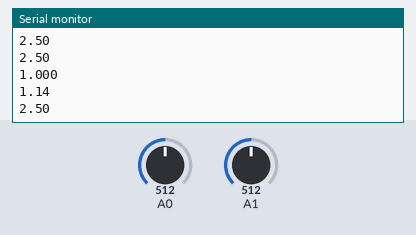
Recording of a sketch running on a simulated Arduino Uno, built with avr-gcc and run on an emulated ATmega328P. Shown: the last lines printed to the serial monitor. Inputs (shaded band) come from the test bench; at power-on: A1 = 512, A0 = 512.

Above: at 1.2 s.
1.3 s: A1 set to 0
At 2.2 s:
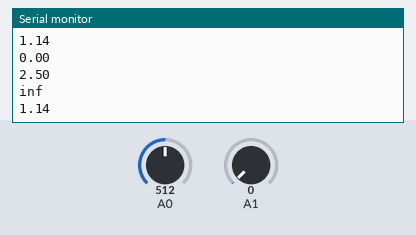
2.9 s: A0 set to 0
At 3.9 s:
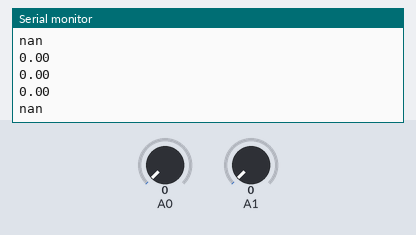
4.5 s: A0 set to 122
At 5.1 s:
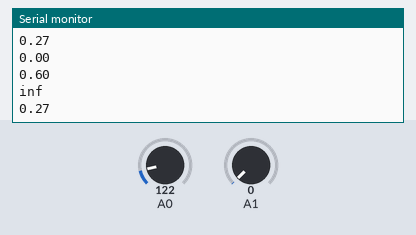
6.0 s: A1 set to 122
At 7.0 s:
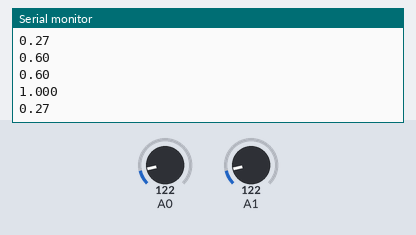
Timing chart, 0 to 8.5 s (numbered marks = the images above; inputs shaded):
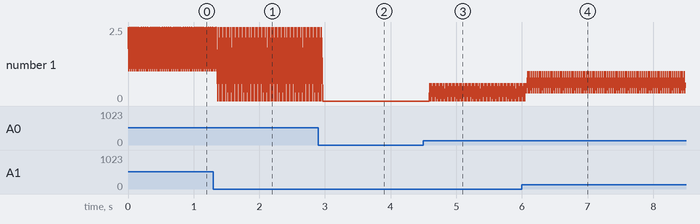

The sketch:

Charge_in_one_cycle.ino
```cpp
void setup() {
  pinMode(A0,INPUT);
 pinMode(A1,INPUT);
 //pinMode(A0,OUTPUT);
 //pinMode(13,OUTPUT);
 Serial.begin(9600);

}


void loop() {

float p,j,crr;
float sum=0;
float sumi=0;
float chrg=0;

for(int i=0;i<1000;i++)
 {
 //   analogWrite(A0,i);
 //digitalWrite(13,HIGH);
 j=analogRead(A0);
  p=analogRead(A1);
 p=(p/1023.0)*5;
 j=(j/1023.0)*5;
 crr=j/(2.2);
 Serial.println(p);
 Serial.println(j);
 Serial.println(j/p,3);
 Serial.println(crr);
 Serial.println("\n");
 //a[i]= j/p;
// Serial.print(i);
// Serial.print("\n");
if(p!=0.00)
sum+=j/p;
 sumi=crr+sumi;
 delay(5);
  }


   Serial.println("avg of 1000");
   Serial.println(sum/1000);
   Serial.println("avg current through shunt");
   Serial.println(sumi/1000);
   chrg= chrg+(sumi*(5*10));
   Serial.print("Charge through battery in 50000 seconds : ");
   Serial.print(chrg,4);
   Serial.print("*1000");
   //sum=0;
   Serial.print("\n");
   Serial.print("\n");
   delay(10000);
}
```

Measured:
- after the input at 1.3 s, the serial monitor: prints a new line after 0.07 s (image 1)
- after the input at 2.9 s, the serial monitor: prints a new line after 0.08 s (image 2)
- after the input at 4.5 s, the serial monitor: prints a new line after 0.09 s (image 3)
- after the input at 6.0 s, the serial monitor: prints a new line after 0.09 s (image 4)
- plotted number 1: 0 → 0.6 after the input at 4.5 s
